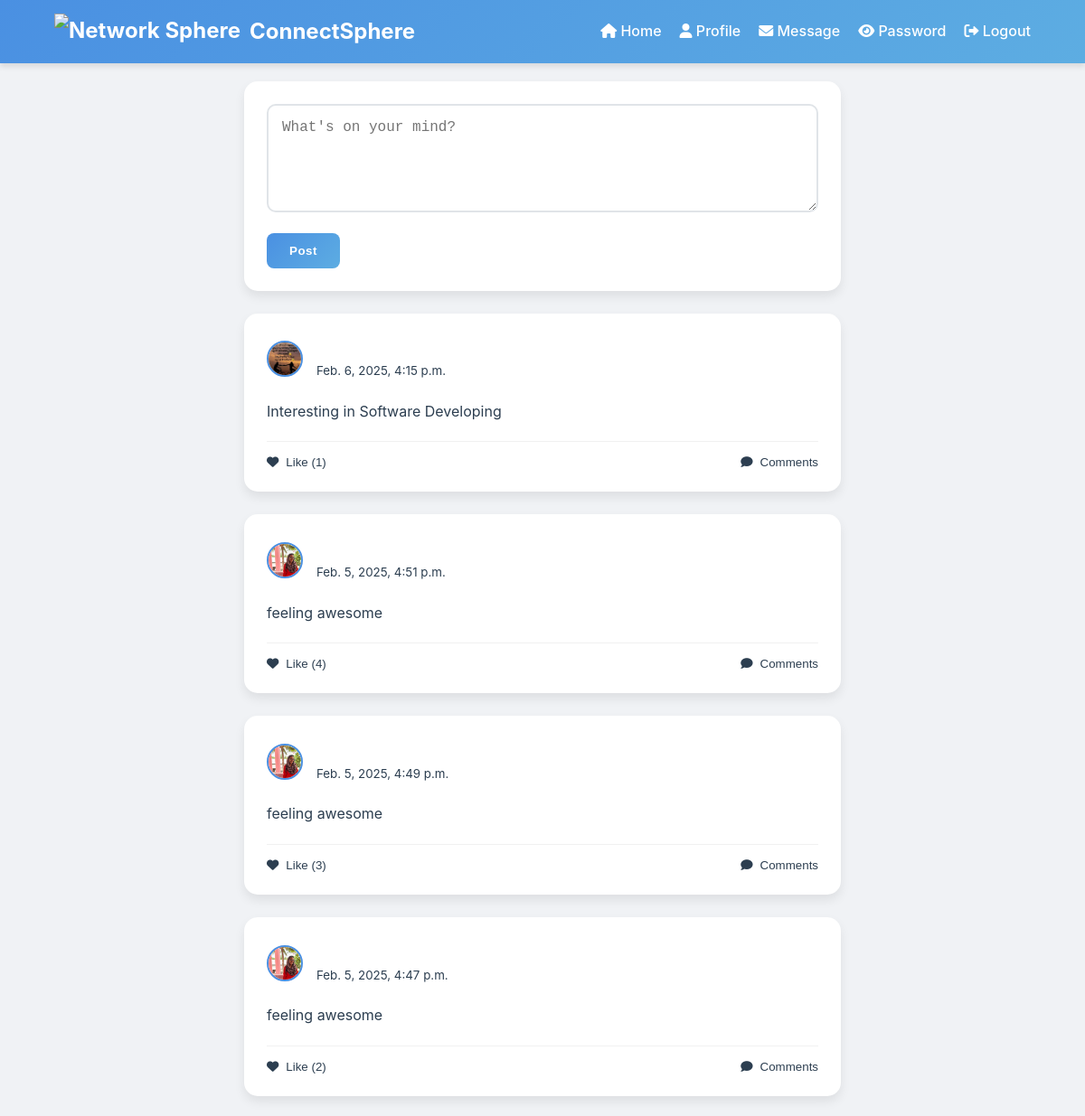
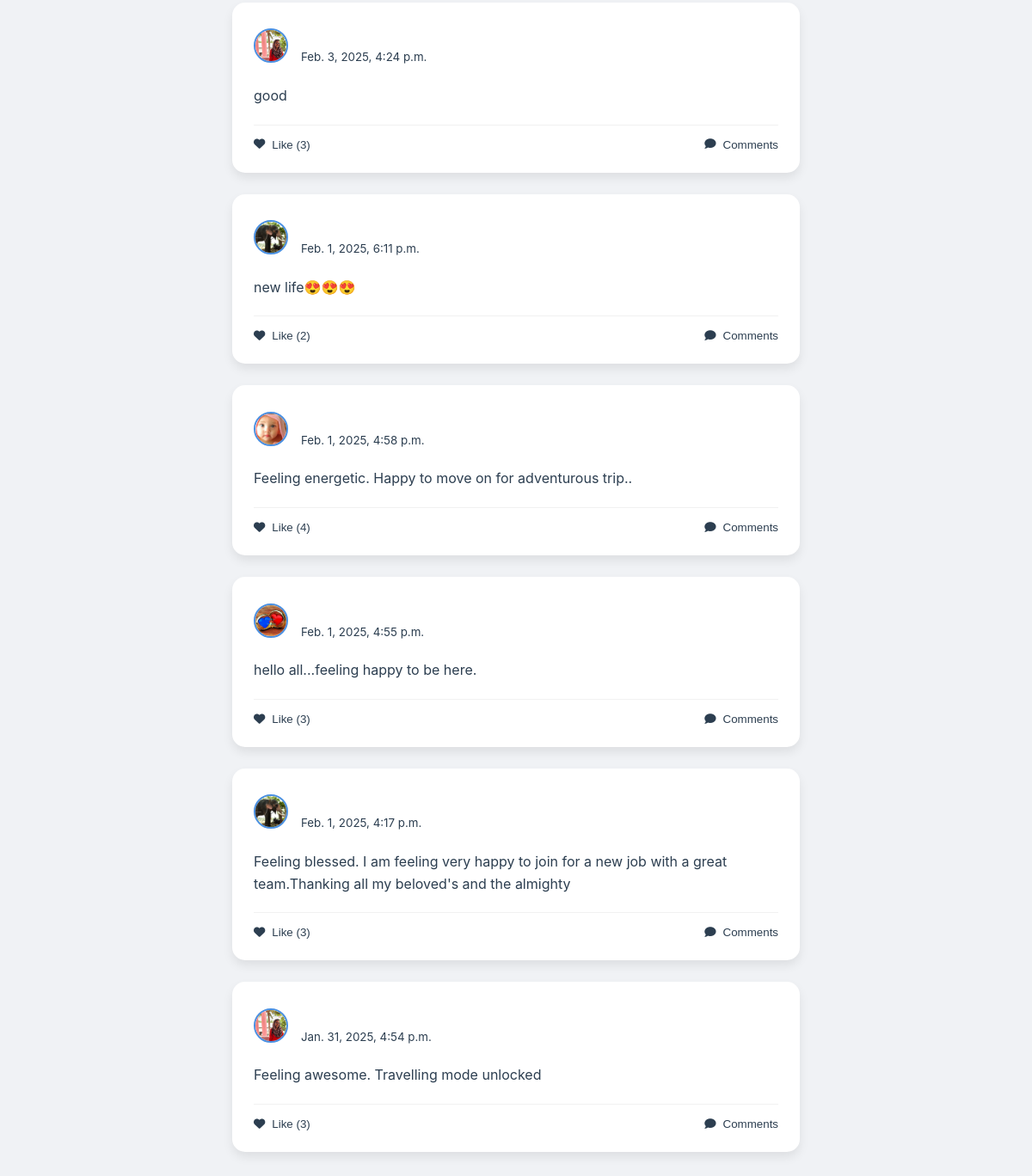
Screenshot of /homepage/ (signed in) with the database file from the repository (2 pictures, top to bottom).
### sphere/models.py (models this page shows, shortened)
class Post(models.Model):
    user = models.ForeignKey(registration, on_delete=models.CASCADE)  # Link post to the user who created it
    content = models.TextField()  # Post content
    created_at = models.DateTimeField(auto_now_add=True)  # Timestamp for when the post is created
    class Meta:
        db_table = 'posts'  # Create a table named 'posts'

class registration(models.Model):
    username = models.CharField(max_length=64)
    email = models.CharField(max_length=64)
    password = models.CharField(max_length=64)
    confirmpassword = models.CharField(max_length=64)
    phone_number = models.CharField(max_length=15, null=True, blank=True)
    address = models.TextField(null=True, blank=True)
    bio = models.TextField(null=True, blank=True)
    profilepic = models.ImageField(upload_to='profile_pics/', null=True, blank=True)
    class Meta:
        db_table = 'sphere_registration'

### sphere/views.py (the view, shortened to what this page needs)
# urls.py: path('homepage/',views.homepage,name='homepage'),
def homepage(request):
    if not request.session.get('session1'):
        return redirect('login')  # Redirect to login if no user is logged in
    posts = Post.objects.all().order_by('-created_at')  # Get posts ordered by creation time
    for post in posts:
        post.likes_count = Like.objects.filter(post=post).count()
        post.comments = Comment.objects.filter(post=post)
        post.user_profilepic = post.user.profilepic.url if post.user.profilepic else None
    return render(request, 'homepage.html', {'posts': posts})

### sphere/templates/homepage.html (shortened to what this page needs)
{% load static %}
<!DOCTYPE html>
<html lang="en">
<head>
    <link href="https://cdnjs.cloudflare.com/ajax/libs/font-awesome/6.0.0-beta3/css/all.min.css" rel="stylesheet">
</head>
<body>
    <nav class="navbar">
        <div class="navbar-brand">
            <img src="https://img.freepik.com/free-psd/red-spheres-connected-by-metallic-frame-network-structure-design_84443-43814.jpg?t=st=1738777360~exp=1738780960~hmac=5c637e97cd65e4e6538eba5b0e9c21742d41ebd409c26a3507bc5dcb23c248c2&w=740" alt="Network Sphere">
            ConnectSphere
        </div>
        <div class="nav-links">
            <a href="/homepage" onclick="showHome()"><i class="fas fa-home"></i> Home</a>
            <a href="/profile" onclick="showProfile()"><i class="fas fa-user"></i> Profile</a>
            <a href="/messages" onclick="showNotifications()"><i class="fas fa-envelope"></i> Message</a>
            <a href="/update_password" onclick="showPassword()"><i class="fas fa-eye"></i> Password</a>
            <a href="/logout" onclick="logout()"><i class="fas fa-sign-out-alt"></i> Logout</a>
        </div>
    </nav>
    <div class="container">
        <div class="post-creation">
            <form method="POST">
                <textarea name="content" placeholder="What's on your mind?" required></textarea>
                <button type="submit">Post</button>
            </form>
        </div>
        {% for post in posts %}
        <div class="post-container">
            <div class="post-header">
                {% if post.user.profilepic %}
                <img src="{{ post.user.profilepic.url }}" alt="Profile Picture" class="profile-img">
                {% else %}
                <img src="{% static 'images/default-profile.png' %}" alt="Default Profile Picture" width="100">
                {% endif %}
                <div>
                    <strong>{{ post.user.name }}</strong><br>
                    <small>{{ post.created_at }}</small>
                </div>
            </div>
            <p>{{ post.content }}</p>
            <div class="post-actions">
                <button class="like-button" onclick="likePost({{ post.id }})">
                    <i class="fas fa-heart"></i> Like ({{ post.likes_count }})
                </button>
                <button class="comment-button" onclick="toggleComments({{ post.id }})">
                    <i class="fas fa-comment"></i> Comments
                </button>
            </div>
        </div>
        {% endfor %}
    </div>
</body>
</html>

### sphere/templates/homepage.html (style rules this page uses)
:root { --primary-color: #4a90e2; --secondary-color: #5dade2; --background-color: #f0f2f5; --text-color: #2c3e50; --card-background: #ffffff; --hover-color: #3498db; }
* { margin: 0; padding: 0; box-sizing: border-box; transition: all 0.3s ease; }
body { font-family: 'Inter', -apple-system, BlinkMacSystemFont, 'Segoe UI', Roboto, Oxygen, Ubuntu, Cantarell, 'Open Sans', 'Helvetica Neue', sans-serif; background-color: var(--background-color); color: var(--text-color); line-height: 1.6; }
.navbar { background: linear-gradient(135deg, var(--primary-color), var(--secondary-color)); color: white; display: flex; justify-content: space-between; align-items: center; padding: 15px 5%; box-shadow: 0 4px 6px rgba(0, 0, 0, 0.1); position: sticky; top: 0; z-index: 1000; animation: slideDown 0.5s ease; }
.navbar-brand { display: flex; align-items: center; font-weight: bold; font-size: 1.5rem; }
.navbar-brand img { height: 40px; margin-right: 10px; }
.nav-links { display: flex; gap: 20px; }
.nav-links a { color: white; text-decoration: none; font-weight: 500; position: relative; }
.nav-links a::after { content: ''; position: absolute; width: 0; height: 2px; bottom: -5px; left: 0; background-color: white; transition: width 0.3s; }
.container { max-width: 700px; margin: 0 auto; padding: 20px; }
.post-container { background-color: var(--card-background); border-radius: 15px; box-shadow: 0 6px 12px rgba(0, 0, 0, 0.08); padding: 25px; margin-bottom: 25px; animation: fadeIn 0.5s ease; transition: transform 0.3s ease; }
.post-creation { background-color: var(--card-background); padding: 25px; border-radius: 15px; box-shadow: 0 6px 12px rgba(0, 0, 0, 0.08); margin-bottom: 25px; animation: fadeIn 0.5s ease; }
.post-creation textarea { width: 100%; border: 2px solid #e0e4e8; border-radius: 10px; padding: 15px; margin-bottom: 15px; resize: vertical; min-height: 120px; font-size: 16px; transition: border-color 0.3s, transform 0.3s; }
.post-creation button { background: linear-gradient(135deg, var(--primary-color), var(--secondary-color)); color: white; border: none; padding: 12px 25px; border-radius: 8px; cursor: pointer; font-weight: 600; letter-spacing: 0.5px; transition: all 0.3s ease; }
.post-header { display: flex; align-items: center; margin-bottom: 20px; }
.post-header img { width: 40px; height: 40px; border-radius: 50%; margin-right: 15px; border: 2px solid var(--primary-color); object-fit: cover; transition: transform 0.3s ease; }
.post-actions { display: flex; justify-content: space-between; margin-top: 20px; padding-top: 15px; border-top: 1px solid #f1f1f1; }
.like-button, .comment-button { background: none; border: none; color: var(--text-color); cursor: pointer; display: flex; align-items: center; gap: 8px; font-weight: 500; transition: all 0.3s ease; }

### rows the page displays
Post: user.profilepic (picture), created_at "Feb. 6, 2025, 4:15 p.m.", content "Interesting in Software Developing", likes_count "1"
Post: user.profilepic (picture), created_at "Feb. 5, 2025, 4:51 p.m.", content "feeling awesome", likes_count "4"
Post: user.profilepic (picture), created_at "Feb. 5, 2025, 4:49 p.m.", content "feeling awesome", likes_count "3"
Post: user.profilepic (picture), created_at "Feb. 5, 2025, 4:47 p.m.", content "feeling awesome", likes_count "2"
Post: user.profilepic (picture), created_at "Feb. 3, 2025, 4:24 p.m.", content "good", likes_count "3"
Post: user.profilepic (picture), created_at "Feb. 1, 2025, 6:11 p.m.", content "new life😍😍😍", likes_count "2"
Post: user.profilepic (picture), created_at "Feb. 1, 2025, 4:58 p.m.", content "Feeling energetic. Happy to move on for adventurous trip..", likes_count "4"
Post: user.profilepic (picture), created_at "Feb. 1, 2025, 4:55 p.m.", content "hello all...feeling happy to be here.", likes_count "3"
Post: user.profilepic (picture), created_at "Feb. 1, 2025, 4:17 p.m.", content "Feeling blessed. I am feeling very happy to join for a new job with a great team.Thanking all my beloved's and the almighty", likes_count "3"
Post: user.profilepic (picture), created_at "Jan. 31, 2025, 4:54 p.m.", content "Feeling awesome. Travelling mode unlocked", likes_count "3"
